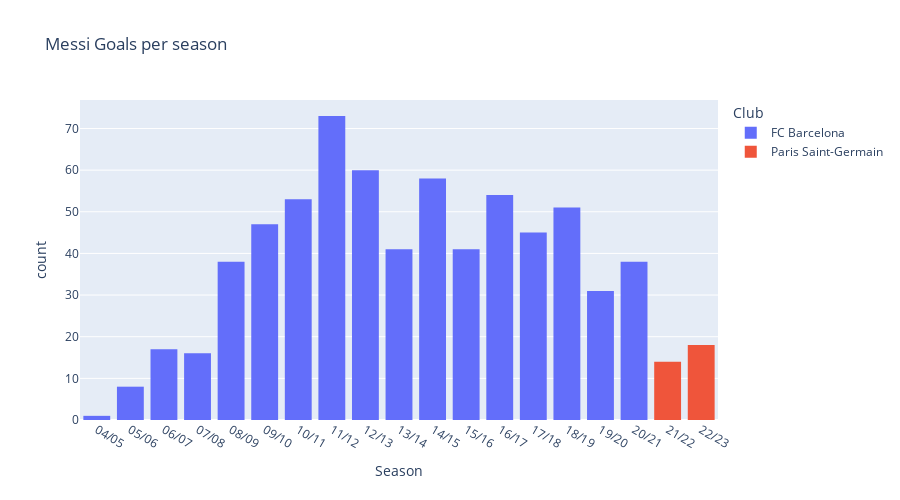

Notebook cell for this chart:
### Markdown cell above
## b) Goals Per Season

### Code cell
px.histogram(
    messi,
    x='Season',
    title=" Messi Goals per season",
    log_x=False,
    log_y=False,
    height=500,
    color='Club',
    hover_name='Club',
    hover_data=['Competition','Season','Club'])

### Figure 1 — Plotly figure (JSON) as saved in the notebook; plotly's stock layout.template omitted (floating-point values rounded to 4 significant figures; data arrays with more than 128 entries replaced by an {"elided": "..."} marker saying what was removed)
{"data": [{"alignmentgroup": "True", "bingroup": "x", "hovertemplate": "Club=FC Barcelona<br>Season=%{x}<br>count=%{y}<extra></extra>", "legendgroup": "FC Barcelona", "marker": {"color": "#636efa", "pattern": {"shape": ""}}, "name": "FC Barcelona", "offsetgroup": "FC Barcelona", "orientation": "v", "showlegend": true, "type": "histogram", "x": {"elided": "672 str values"}, "xaxis": "x", "yaxis": "y"}, {"alignmentgroup": "True", "bingroup": "x", "hovertemplate": "Club=Paris Saint-Germain<br>Season=%{x}<br>count=%{y}<extra></extra>", "legendgroup": "Paris Saint-Germain", "marker": {"color": "#EF553B", "pattern": {"shape": ""}}, "name": "Paris Saint-Germain", "offsetgroup": "Paris Saint-Germain", "orientation": "v", "showlegend": true, "type": "histogram", "x": ["21/22", "21/22", "21/22", "21/22", "21/22", "21/22", "21/22", "21/22", "21/22", "21/22", "21/22", "21/22", "21/22", "21/22", "22/23", "22/23", "22/23", "22/23", "22/23", "22/23", "22/23", "22/23", "22/23", "22/23", "22/23", "22/23", "22/23", "22/23", "22/23", "22/23", "22/23", "22/23"], "xaxis": "x", "yaxis": "y"}], "layout": {"barmode": "relative", "height": 500, "legend": {"title": {"text": "Club"}, "tracegroupgap": 0}, "title": {"text": " Messi Goals per season"}, "xaxis": {"anchor": "y", "domain": [0, 1], "title": {"text": "Season"}}, "yaxis": {"anchor": "x", "domain": [0, 1], "title": {"text": "count"}}}}
